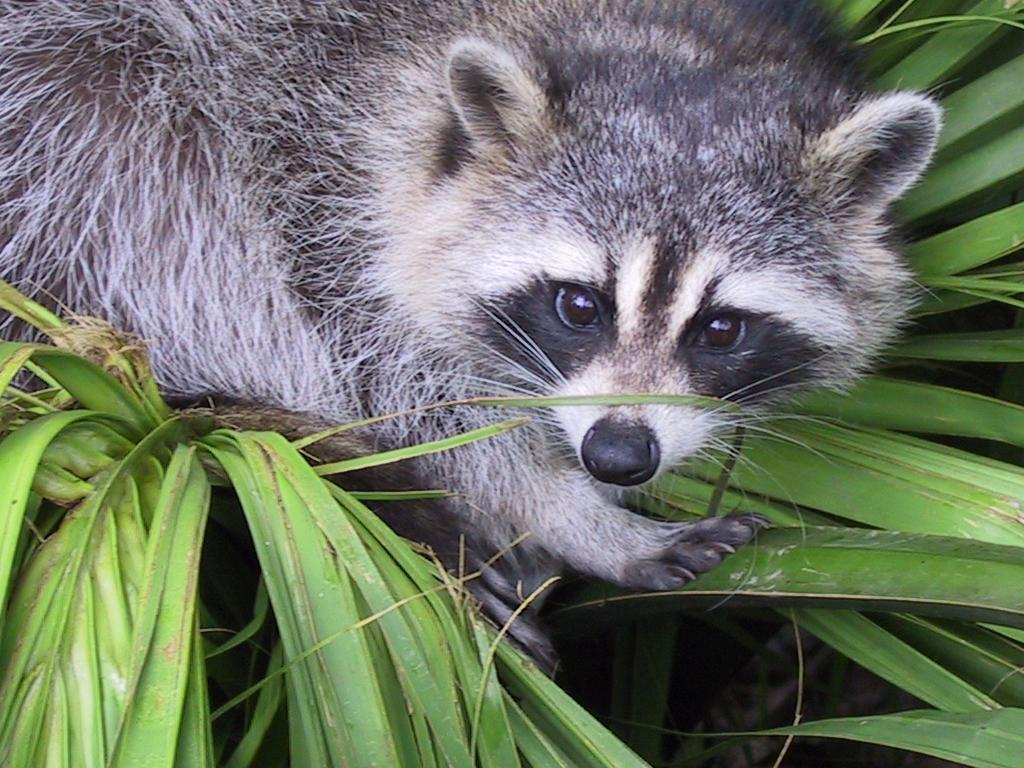
#> input picture example.jpg, 1024 x 768 px
$ python encodings.py   (Python 2 division)   (older library calls are emulated)
#> lines starting #> are read from the running program, lines starting #| are printed output that depends on the picture
import numpy as np
from scipy import misc
# [6 lines of commented-out code are left out]

class Encodings(object):
	""" the Encoding object extracts and encapsulates parameters from the image matrix
	"""

	def __init__(self, image):
		# source image as a numpy array
#> called with image = 'example.jpg'
		self.image = misc.imread(image)
#> self.image is the input picture: shape (768, 1024, 3); mean R, G, B 110.7, 117.7, 102.1
		self.row = self.image.shape[0]
#> self.row = 768
		self.col = self.image.shape[1]
#> self.col = 1024
		self.introDisectRow = int(self.row / 4)
#> self.introDisectRow = 192
		self.introDisectCol = int(self.col / 4)
#> self.introDisectCol = 256

		# INTRO
		# split the image matrix into a list of 16 submatrices
		self.matList = [x for a in np.vsplit(self.image, 4) for x in np.hsplit(a, 4)]
#> self.matList = 16 items
		self.chordsProgression = np.sum(self.image, axis=2) / (self.row * self.col)
#> self.chordsProgression: shape (768, 1024) uint64; every value is 0
		self.drumBeat = np.std(self.image, axis=2)
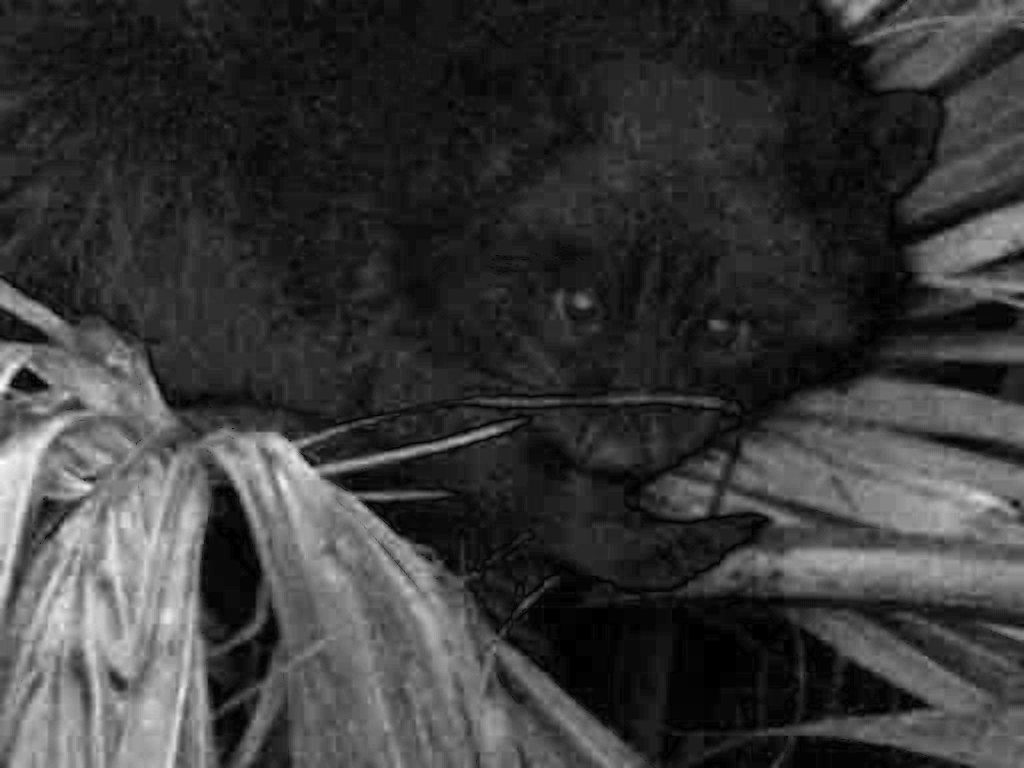
#> self.drumBeat: shape (768, 1024) float64; min 0, max 57.79, mean 13.1; drawn with min black and max white
		self.tempo = 96
		self.strummingPattern = None
		self.quadBeatNum = 208

		# CHORUS
		# print self.matList[5].shape
		centralmatsub1 = np.concatenate((self.matList[5], self.matList[6]), axis=1)
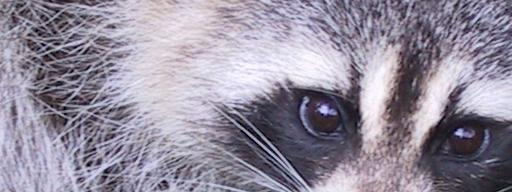
#> centralmatsub1: shape (192, 512, 3); mean of channels 0, 1, 2 148.2, 141.5, 157.5; drawn as R, G, B
		# print centralmatsub1.shape
		centralmatsub2 = np.concatenate((self.matList[9], self.matList[10]), axis=1)
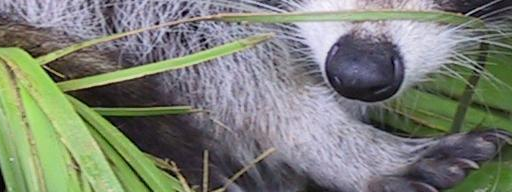
#> centralmatsub2: shape (192, 512, 3); mean of channels 0, 1, 2 122.4, 127.5, 116.6; drawn as R, G, B
		# print centralmatsub2.shape
		centralmat = np.concatenate((centralmatsub1, centralmatsub2), axis=0)
		# print centralmat.shape
		centralmatflatten = np.array([x for a in centralmat for x in a])
		# print centralmatflatten.shape
		matexpanded = np.concatenate((centralmatflatten, np.zeros((self.quadBeatNum*4*((centralmatflatten.shape[0] / (self.quadBeatNum*4))+1)-centralmatflatten.shape[0], 3), dtype=float)), axis=0)
		# print matexpanded.shape
		centralmat = matexpanded.reshape(matexpanded.shape[0] / (self.quadBeatNum*4), self.quadBeatNum*4, 3)
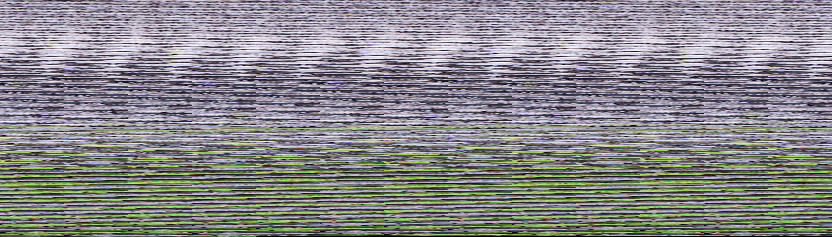
#> centralmat: shape (237, 832, 3) float64; mean of channels 0, 1, 2 134.9, 134.1, 136.6; drawn as R, G, B
		# print centralmat.shape
		self.chorusMeanColor = np.sum(centralmat, axis=1) / (self.quadBeatNum*4)
#> self.chorusMeanColor = 237 rows, first 8: [144, 134.4, 150], [135.7, 127.2, 144.9], [152.9, 144.1, 160.9], [154, 145.8, 161.6], [139.6, 132.3, 150.4], [158.1, 150.4, 167.3], [147.9, 140.9, 157.8], [148.7, 141.5, 160.1]
		# [16 lines of commented-out code are left out]
		top = np.concatenate((self.matList[0], self.matList[3]), axis=1)
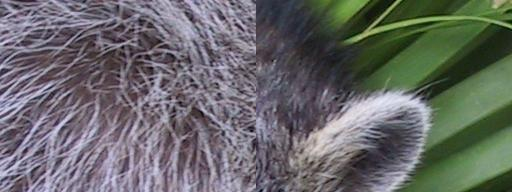
#> top: shape (192, 512, 3); mean of channels 0, 1, 2 104, 104.8, 104.4; drawn as R, G, B
		# print top.shape
		bottom = np.concatenate((self.matList[12], self.matList[15]), axis=1)
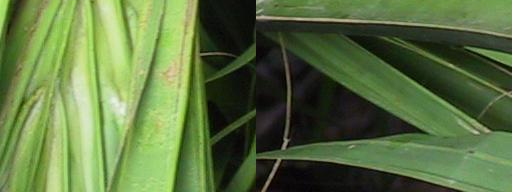
#> bottom: shape (192, 512, 3); mean of channels 0, 1, 2 92, 114.6, 65.3; drawn as R, G, B
		# print bottom.shape
		bridgemat = np.concatenate((top, bottom), axis=0)
		# print bridgemat.shape
		bridgematflatten = np.array([x for a in bridgemat for x in a])
		# print  bridgematflatten.shape
		bridgematexpanded = np.concatenate((bridgematflatten, np.zeros((self.quadBeatNum*4*((bridgematflatten.shape[0] / (self.quadBeatNum*4))+1)-bridgematflatten.shape[0], 3), dtype=float)), axis=0)
		# print bridgematexpanded.shape
		bridgemat = bridgematexpanded.reshape(bridgematexpanded.shape[0] / (self.quadBeatNum*4), self.quadBeatNum*4, 3)
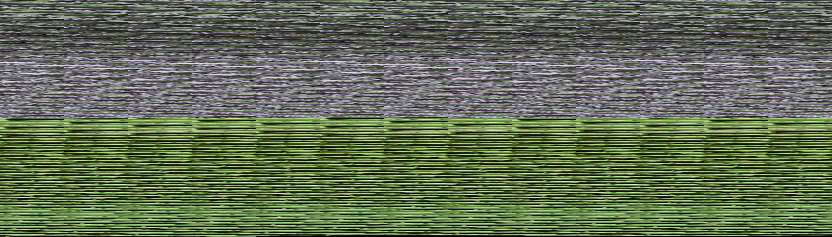
#> bridgemat: shape (237, 832, 3) float64; mean of channels 0, 1, 2 97.7, 109.4, 84.6; drawn as R, G, B
		# print bridgemat.shape
		self.bridgeMeanColor = np.sum(bridgemat, axis=1) / (self.quadBeatNum*4)
#> self.bridgeMeanColor = 237 rows, first 8: [101.3, 102.7, 102.7], [98.49, 106.3, 91.98], [97.1, 104.6, 94.02], [104.1, 109, 104.1], [89.14, 99.56, 84], [98.04, 104.4, 98.4], [95.88, 103.2, 93.93], [88.94, 98.94, 84.45]
		# print self.bridgeMeanColor.shape

	def setTempo(self, new_tempo):
		self.tempo = new_tempo

	def setStrummingPattern(self, newStrummingPattern):
		self.strummingPattern = newStrummingPattern

	def setQuadBeatNum(self, newQuadBeatNum):
		self.quadBeatNum = newQuadBeatNumL

	def printChorus(self):
		pass
		# print self.chorusMeanColor

	# def printVerses(self):
	# 	print self.verseMeanColor

	def printBridge(self):
		pass
		# print self.bridgeMeanColor


# Test
example = Encodings("example.jpg")
# print
example.printChorus()
# print
# example.printBridge()
